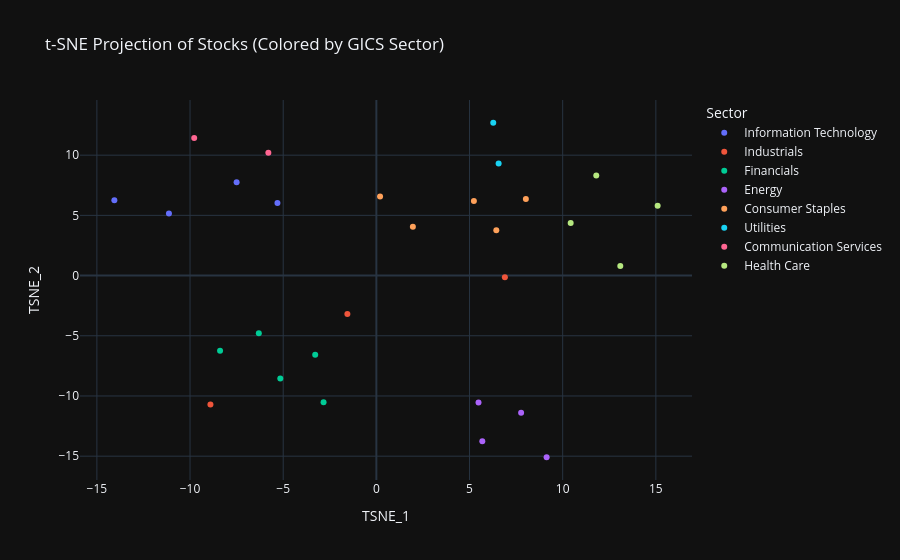

The notebook cell this image was saved under:
### Markdown cell above
## Part 4: The Market Map: Dimensionality Reduction (PCA & t-SNE)

**The Objective:** 
This is where we enter the "Black Magic" of quantitative research. Currently, your dataset has over 1000 dimensions (one for every every market day) and about 500 rows (one for every stock. If this is not yet the case, transpose your dataset). As humans, we cannot visualize 1000+-dimensional space. To find the "latent" structure of the market, we must use **Dimensionality Reduction**.

We will use two primary tools:
1.  **PCA (Principal Component Analysis)** PCA may tell us what percentage of the market's movement is driven by a single "Market Factor" (The first Principal Component).
2.  **t-SNE (t-Distributed Stochastic Neighbor Embedding) or UMAP:** Non-linear techniques that are incredibly powerful for visualization. They attempt to keep "similar" stocks close together in 2D space, effectively creating a "Topographical Map" of the S&P 500.

### Your Tasks:
1.  **The Scree Plot:** Run PCA on your normalized returns. Plot the "Explained Variance Ratio." How many "components" does it take to explain 50% of the market's movement?
2.  **The 2D Projection:** Use **t-SNE** (or UMAP) to project the ~500 stocks into a 2-dimensional scatter plot. 
3.  **The Sector Overlay:** Color-code the dots in your scatter plot by their **GICS Sector** (Information Technology, Energy, etc.). 
4.  **Identify the Outliers:** Annotate the map (such that the name of a stock is revealed when the mouse hovers over it). Find the stocks that are "Socially Distancing" i.e. those that sit far away from their sector peers or in the middle of a different cluster entirely.

### Critical Thinking Questions:
*   **The Market Factor:** In your PCA analysis, you will likely find that the first component (PC1) explains a massive amount of variance. What do you think PC1 represents in the real world? (Hint: If every stock goes down at the same time, what is that called?)*   **Portfolios:** How would a portfolio based on PC1 be advantageous compared to a portfolio based on PC2 ? How would a portfolio based on PC2 be advantageous compared to a portfolio based on PC1 ? (Hint: think in terms of variance) 
*   **Linear vs. Non-Linear:** Compare your correlation clustermap from Part 3 with your t-SNE map here. Which one makes it easier to spot "anomalous" companies that don't belong with their peers?
*   **The "Misplaced" Stock:** If you see a "Technology" stock sitting deep inside the "Healthcare" cluster in your 2D map, does that necessarily mean your code is wrong, or is the market telling you something about that company's actual revenue stream?

---

### Code cell
########## Write your code in this cell ############

import numpy as np
import pandas as pd
import matplotlib.pyplot as plt
import seaborn as sns
import requests

from sklearn.preprocessing import StandardScaler
from sklearn.decomposition import PCA
from sklearn.manifold import TSNE

import plotly.express as px

X = returns.T 

scaler = StandardScaler()
X_scaled = scaler.fit_transform(X)

# 1) The Scree Plot

pca = PCA()
pca.fit(X_scaled)

explained_var = pca.explained_variance_ratio_
cum_explained_var = np.cumsum(explained_var)

plt.figure(figsize=(10, 5))
plt.plot(cum_explained_var, marker="o")
plt.axhline(0.5, linestyle="--", color="red", label="50% Variance")
plt.title("PCA Scree Plot — Cumulative Explained Variance")
plt.xlabel("Number of Components")
plt.ylabel("Cumulative Explained Variance")
plt.legend()
plt.tight_layout()
plt.show()

n_50 = np.argmax(cum_explained_var >= 0.5) + 1
print(f"Number of components explaining ≥50% variance: {n_50}")

# 2) The 2D Projection

tsne = TSNE(
    n_components=2,
    perplexity=10,
    learning_rate="auto",
    init="pca",
    random_state=42
)

tsne_embedding = tsne.fit_transform(X_scaled)

tsne_df = pd.DataFrame(
    tsne_embedding,
    index=X.index,  # tickers
    columns=["TSNE_1", "TSNE_2"]
)

# 3) The Sector Overlay

wiki_url = "https://en.wikipedia.org/wiki/List_of_S%26P_500_companies"
headers = {
    "User-Agent": "Mozilla/5.0 (Macintosh; Intel Mac OS X 10_15_7) AppleWebKit/537.36 (KHTML, like Gecko) Chrome/122.0 Safari/537.36"
}

try:
    html = requests.get(wiki_url, headers=headers, timeout=20).text
    sector_table = pd.read_html(html, match="Symbol")[0]
except Exception:

    wiki_url_render = "https://en.wikipedia.org/w/index.php?title=List_of_S%26P_500_companies&action=render"
    html = requests.get(wiki_url_render, headers=headers, timeout=20).text
    sector_table = pd.read_html(html, match="Symbol")[0]

sector_table["Symbol"] = sector_table["Symbol"].astype(str).str.replace(".", "-", regex=False)

sector_map = dict(zip(sector_table["Symbol"], sector_table["GICS Sector"]))

tsne_df["Sector"] = tsne_df.index.map(sector_map).fillna("Unknown")

# 4) Identify the Outliers

fig = px.scatter(
    tsne_df,
    x="TSNE_1",
    y="TSNE_2",
    color="Sector",
    hover_name=tsne_df.index,  # ticker appears on hover
    title="t-SNE Projection of Stocks (Colored by GICS Sector)",
    template="plotly_dark"
)

fig.show()

### Figure 1 — Plotly figure (JSON) as saved in the notebook; plotly's stock layout.template omitted (floating-point values rounded to 4 significant figures)
{"data": [{"hovertemplate": "<b>%{hovertext}</b><br><br>Sector=Information Technology<br>TSNE_1=%{x}<br>TSNE_2=%{y}<extra></extra>", "hovertext": ["AAPL", "AMD", "MSFT", "NVDA"], "legendgroup": "Information Technology", "marker": {"color": "#636efa", "symbol": "circle"}, "mode": "markers", "name": "Information Technology", "orientation": "v", "showlegend": true, "type": "scatter", "x": [-5.309, -14.06, -7.501, -11.13], "xaxis": "x", "y": [6.018, 6.254, 7.754, 5.154], "yaxis": "y"}, {"hovertemplate": "<b>%{hovertext}</b><br><br>Sector=Industrials<br>TSNE_1=%{x}<br>TSNE_2=%{y}<extra></extra>", "hovertext": ["BA", "CAT", "LMT"], "legendgroup": "Industrials", "marker": {"color": "#EF553B", "symbol": "circle"}, "mode": "markers", "name": "Industrials", "orientation": "v", "showlegend": true, "type": "scatter", "x": [-1.556, -8.905, 6.896], "xaxis": "x", "y": [-3.184, -10.7, -0.1342], "yaxis": "y"}, {"hovertemplate": "<b>%{hovertext}</b><br><br>Sector=Financials<br>TSNE_1=%{x}<br>TSNE_2=%{y}<extra></extra>", "hovertext": ["BAC", "GS", "JPM", "MS", "WFC"], "legendgroup": "Financials", "marker": {"color": "#00cc96", "symbol": "circle"}, "mode": "markers", "name": "Financials", "orientation": "v", "showlegend": true, "type": "scatter", "x": [-5.157, -6.309, -3.282, -8.389, -2.834], "xaxis": "x", "y": [-8.545, -4.796, -6.583, -6.238, -10.52], "yaxis": "y"}, {"hovertemplate": "<b>%{hovertext}</b><br><br>Sector=Energy<br>TSNE_1=%{x}<br>TSNE_2=%{y}<extra></extra>", "hovertext": ["COP", "CVX", "SLB", "XOM"], "legendgroup": "Energy", "marker": {"color": "#ab63fa", "symbol": "circle"}, "mode": "markers", "name": "Energy", "orientation": "v", "showlegend": true, "type": "scatter", "x": [5.686, 5.483, 9.137, 7.768], "xaxis": "x", "y": [-13.77, -10.54, -15.09, -11.4], "yaxis": "y"}, {"hovertemplate": "<b>%{hovertext}</b><br><br>Sector=Consumer Staples<br>TSNE_1=%{x}<br>TSNE_2=%{y}<extra></extra>", "hovertext": ["COST", "KO", "PEP", "PG", "WMT"], "legendgroup": "Consumer Staples", "marker": {"color": "#FFA15A", "symbol": "circle"}, "mode": "markers", "name": "Consumer Staples", "orientation": "v", "showlegend": true, "type": "scatter", "x": [0.1992, 5.233, 6.437, 8.023, 1.958], "xaxis": "x", "y": [6.569, 6.184, 3.756, 6.363, 4.045], "yaxis": "y"}, {"hovertemplate": "<b>%{hovertext}</b><br><br>Sector=Utilities<br>TSNE_1=%{x}<br>TSNE_2=%{y}<extra></extra>", "hovertext": ["DUK", "NEE"], "legendgroup": "Utilities", "marker": {"color": "#19d3f3", "symbol": "circle"}, "mode": "markers", "name": "Utilities", "orientation": "v", "showlegend": true, "type": "scatter", "x": [6.562, 6.273], "xaxis": "x", "y": [9.298, 12.69], "yaxis": "y"}, {"hovertemplate": "<b>%{hovertext}</b><br><br>Sector=Communication Services<br>TSNE_1=%{x}<br>TSNE_2=%{y}<extra></extra>", "hovertext": ["GOOG", "META"], "legendgroup": "Communication Services", "marker": {"color": "#FF6692", "symbol": "circle"}, "mode": "markers", "name": "Communication Services", "orientation": "v", "showlegend": true, "type": "scatter", "x": [-5.797, -9.777], "xaxis": "x", "y": [10.2, 11.43], "yaxis": "y"}, {"hovertemplate": "<b>%{hovertext}</b><br><br>Sector=Health Care<br>TSNE_1=%{x}<br>TSNE_2=%{y}<extra></extra>", "hovertext": ["JNJ", "LLY", "MRK", "PFE"], "legendgroup": "Health Care", "marker": {"color": "#B6E880", "symbol": "circle"}, "mode": "markers", "name": "Health Care", "orientation": "v", "showlegend": true, "type": "scatter", "x": [10.43, 13.09, 11.8, 15.1], "xaxis": "x", "y": [4.374, 0.8007, 8.304, 5.794], "yaxis": "y"}], "layout": {"legend": {"title": {"text": "Sector"}, "tracegroupgap": 0}, "title": {"text": "t-SNE Projection of Stocks (Colored by GICS Sector)"}, "xaxis": {"anchor": "y", "domain": [0, 1], "title": {"text": "TSNE_1"}}, "yaxis": {"anchor": "x", "domain": [0, 1], "title": {"text": "TSNE_2"}}}}
